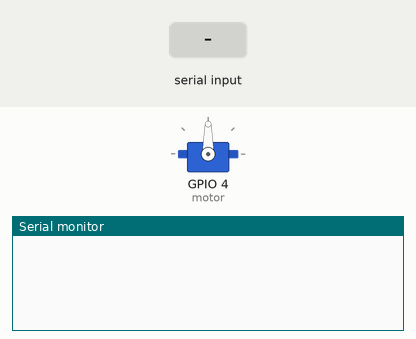
Simulated run of this sketch. Board: ESP32. On the bench: servo, the last lines printed to the serial monitor. The inputs (shaded band) are chosen by the test bench. Nothing arrives over Bluetooth unless stated.

Above: at 1.2 s.
1.3 s: "F" received over the second serial link
At 2.5 s:
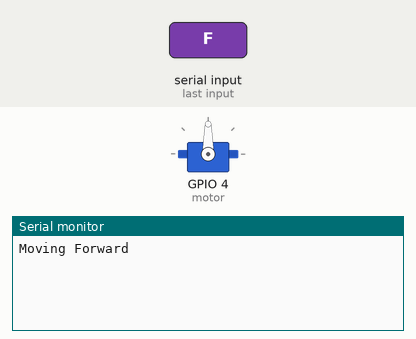
2.8 s: "B" received over the second serial link
At 3.8 s:
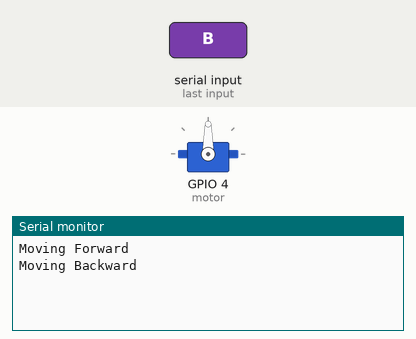
4.3 s: "L" received over the second serial link
At 4.9 s:
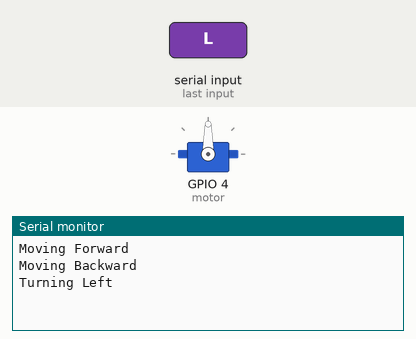

The sketch:

Program.ino
```cpp
#include <Servo.h>
#include <BluetoothSerial.h>

Servo motor;
BluetoothSerial SerialBT;

void setup() {
  Serial.begin(115200);
  SerialBT.begin("FloorCleaner"); // Bluetooth device name

  motor.attach(D3); // Connect motor to pin D3
}

void loop() {
  if (SerialBT.available()) {
    char command = SerialBT.read();
    processCommand(command);
  }
}

void processCommand(char command) {
  switch (command) {
    case 'F':
      moveForward();
      break;
    case 'B':
      moveBackward();
      break;
    case 'L':
      turnLeft();
      break;
    case 'R':
      turnRight();
      break;
    case 'S':
      stopMoving();
      break;
    default:
      break;
  }
}

void moveForward() {
  // Implement forward movement logic here
  Serial.println("Moving Forward");
}

void moveBackward() {
  // Implement backward movement logic here
  Serial.println("Moving Backward");
}

void turnLeft() {
  // Implement left turn logic here
  Serial.println("Turning Left");
}

void turnRight() {
  // Implement right turn logic here
  Serial.println("Turning Right");
}

void stopMoving() {
  // Implement stop movement logic here
  Serial.println("Stopping");
}
```

Measured:
- after the input at 1.3 s, the serial monitor: prints a new line at once (image 1)
- after the input at 2.8 s, the serial monitor: prints a new line at once (image 2)
- after the input at 4.3 s, the serial monitor: prints a new line at once (image 3)
